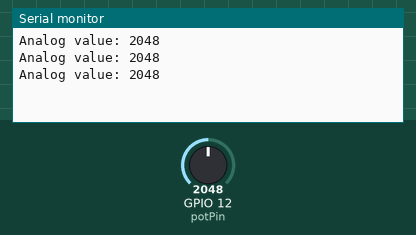
Simulated run of this program. Board: ESP32. Parts: the last lines printed to the serial monitor. The test bench sets the inputs (shaded band); at power-on: GPIO 12 (potPin) = 2048.

Above: at 2.2 s.
2.3 s: GPIO 12 (potPin) set to 2866
At 2.9 s:
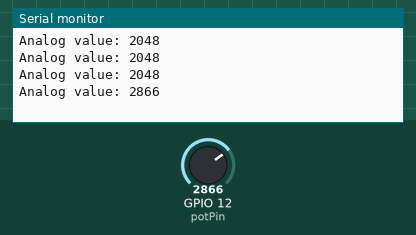
3.8 s: GPIO 12 (potPin) set to 3603
At 4.4 s:
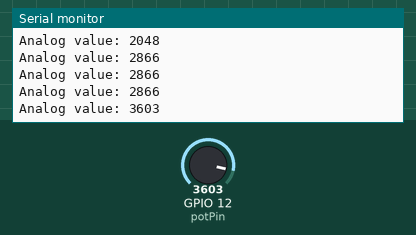
Timing chart, 0 to 6.8 s (numbered marks = the images above; inputs shaded):
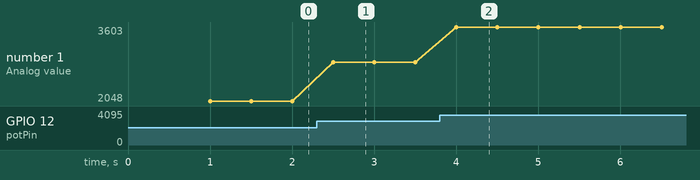

Measured:
- after the input at 2.3 s, the serial monitor: prints a new line after 0.20 s (image 1)
- after the input at 3.8 s, the serial monitor: prints a new line after 0.20 s (image 2)
- plotted number 1: 2048 → 2866 after the input at 2.3 s, 2866 → 3603 after the input at 3.8 s

The program:

main.cpp
```cpp
/*#include <Arduino.h>
#include "../include/esp_adc/adc_continuous.h"

// variables
const adc_continuous_handle_cfg_t adc_handle_config = {
    .max_store_buf_size = 1024,
    .conv_frame_size = 100,
};

adc_continuous_handle_t adc_handle;
adc_continuous_config_t adc_config;

// put function declarations here:
int myFunction(int, int);

void setup() {
  // put your setup code here, to run once:
  adc_continuous_new_handle(&adc_handle_config, &adc_handle);
  adc_config.sample_freq_hz = 40000;
  adc_config.pattern_num = 1;


  ESP_ERROR_CHECK(adc_continuous_new_handle(&adc_handle_config, &adc_handle));
}

void loop() {
  // put your main code here, to run repeatedly:
  int dout =
  printf("%i", dout)
}

// put function definitions here:
int myFunction(int x, int y) {
  return x + y;
}*/

#include <Arduino.h>
// Potentiometer is connected to GPIO 34 (Analog ADC1_CH6)
const int potPin = 12;

// variable for storing the potentiometer value
int potValue = 0;

void setup() {
  Serial.begin(115200);
  delay(1000);
}

void loop() {
  // Reading potentiometer value
  potValue = analogRead(potPin);
  Serial.print("Analog value: ");
  Serial.printf("%u\n",potValue);
  delay(500);
}
```
